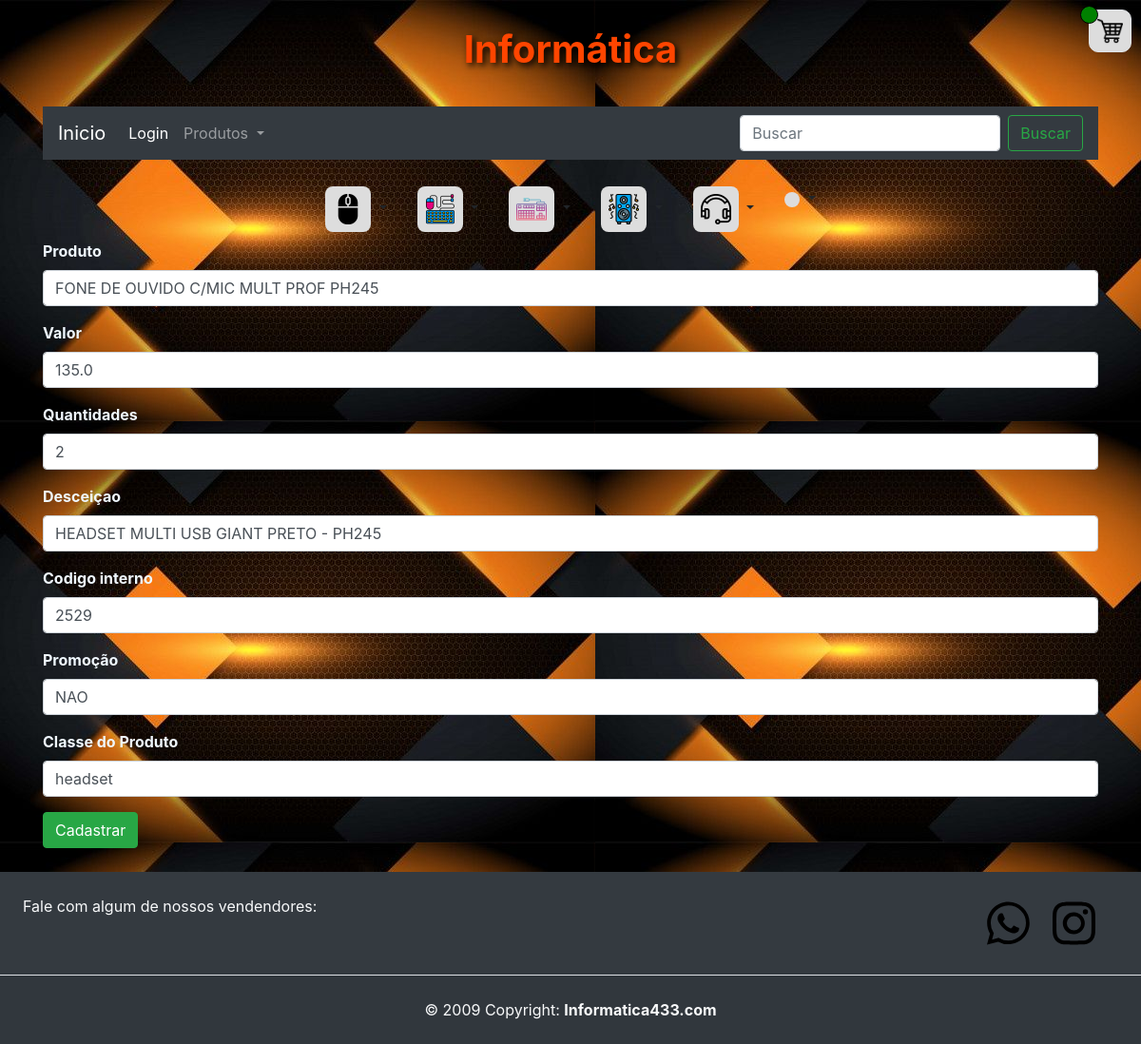
The app's page /editar_produto/59 (signed in), older data.
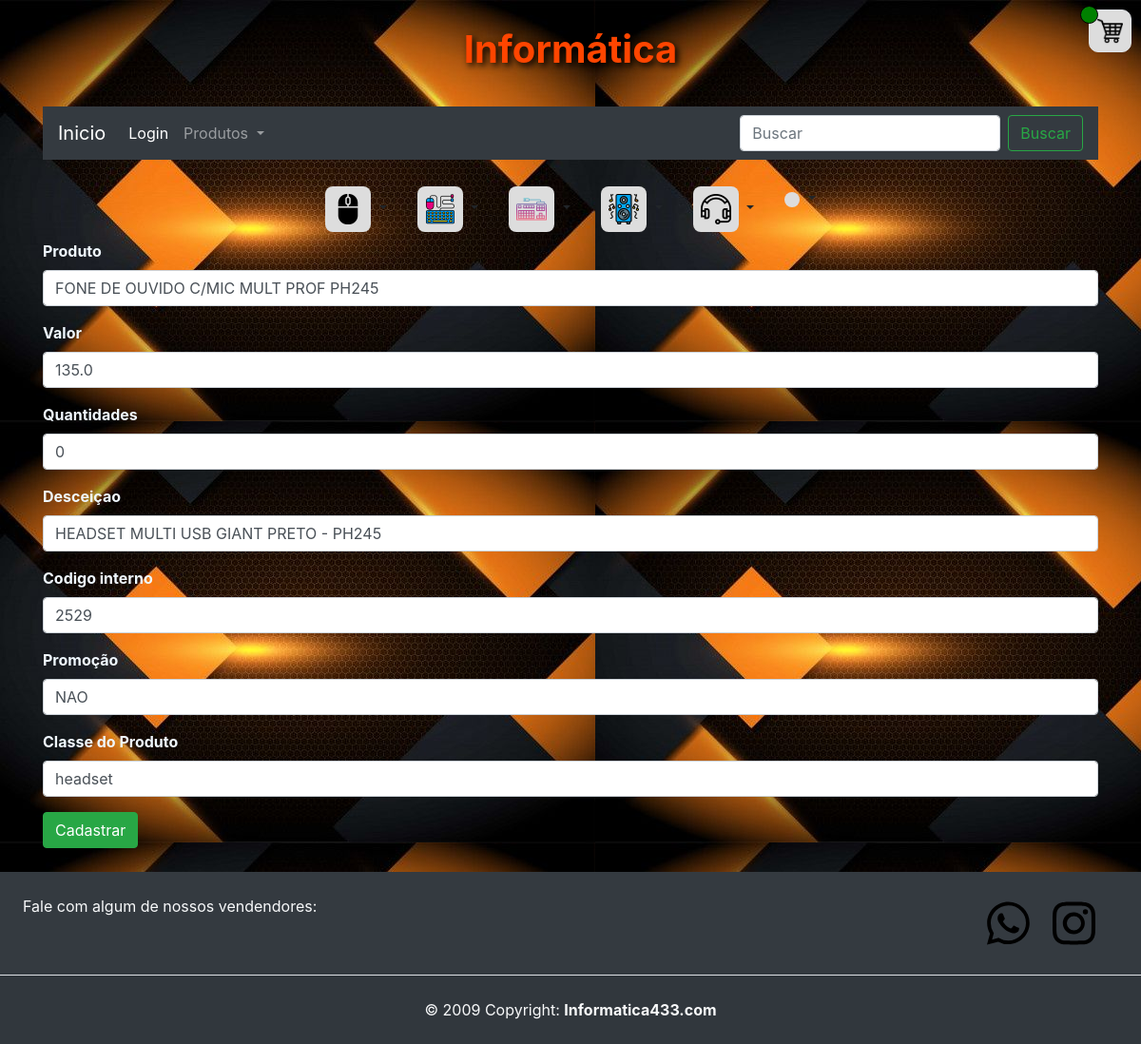
The same page, newer data.
### aulaGit/models.py (models this page shows)
class Produtos(models.Model):
    id = models.AutoField(primary_key=True)
    produto =  models.TextField(max_length=255)
    valor = models.FloatField()
    descricao = models.TextField(max_length=350)
    link_img = models.TextField(max_length=255)
    quantidades = models.IntegerField()
    classe =  models.TextField(max_length=255)
    codigo_interno = models.IntegerField()
    promocao = models.TextField(max_length=3)
    class Meta:
        ordering = ['classe','valor']

### aulaGit/views.py (the view)
# urls.py: path('editar_produto/<int:id>',views.editar_produto,name="editar_produto"),
@login_required(login_url='pagina_de_login')
def editar_produto(request,id):
    produto = Produtos.objects.get(id=id)
    return render(request,'pg_produtos/editar_produto.html',{"produto":produto,"id":id})

### aulaGit/templates/pg_produtos/editar_produto.html (shortened to what this page needs)
{% extends 'home.html' %}
{% block content %}
<div class="container">
    <form action="{% url 'editado_sucesso' %}" method="POST">
        <div class="mb-3">
            <label for="formText" class="form-label color-label label_text_imput">Produto</label>
            <input class="form-control" type="text" id="formFile" name="produto" required value="{{produto.produto}}">
        </div>
        <div class="mb-3">
            <label for="formText" class="form-label color-label label_text_imput">Valor</label>
            <input class="form-control" type="text" id="formFile" name="valor" required value="{{produto.valor}}">
        </div>
        <div class="mb-3">
            <label for="formText" class="form-label color-label label_text_imput">Quantidades</label>
            <input class="form-control" type="text" id="formFile" name="quantidade" required
                value="{{produto.quantidades}}">
        </div>
        <div class="mb-3">
            <label for="formText" class="form-label color-label label_text_imput">Desceiçao</label>
            <input class="form-control" type="text" id="formFile" name="descricao" required
                value="{{produto.descricao}}">
        </div>
        <div class="mb-3">
            <label for="formText" class="form-label color-label label_text_imput">Codigo interno</label>
            <input class="form-control" type="text" id="formFile" name="codigo_interno" required
                value="{{produto.codigo_interno}}">
        </div>
        <div class="mb-3">
            <label for="formText" class="form-label color-label label_text_imput">Promoção</label>
            <select class="form-control" id="formFile" name="promocao" required>
                <option selected value="{{produto.promocao}}">{{produto.promocao}}</option>
            </select>
        </div>
        <div class="mb-3">
            <label for="formText" class="form-label color-label label_text_imput">Classe do Produto</label>
            <select class="form-control" name="classe">
                <option value="{{produto.classe}}" selected>{{produto.classe}}</option>
            </select>
        </div>
        <button type="submit" class="btn btn-success">Cadastrar</button>
    </form>
</div>
{% endblock %}

### aulaGit/templates/home.html (shortened to what this page needs)
{% load static %}
<!DOCTYPE html>
<html lang="pt-br">
<head>
  <link rel="stylesheet" href="../static/svg">
  <link href="https://cdn.jsdelivr.net/npm/bootstrap@5.3.0/dist/css/bootstrap.min.css" rel="stylesheet"
>
  <link rel="stylesheet" href="https://cdn.jsdelivr.net/npm/bootstrap@4.0.0/dist/css/bootstrap.min.css"
>
  <link rel="stylesheet" href="{% static 'css/styler.css' %}">
  <link rel="stylesheet" href="{% static 'css/carro.css' %}">
</head>
<body class="bg-body">
  <header class="container d-flex flex-column my-3" style="height: 80px;">
    <h1 class="font-weight-bold h1" style="color: orangered; text-shadow:3px 3px 7px#000;">Informática</h1>
    <a href="/carrinho" class="car border ml-auto p-2"><img class="w-100" src="../static/img/carrinho.png" alt=""><span
        id="carro" class="qt"></span></a>
  </header>
  <div class="container" style="margin-bottom: 20px;">
    <nav class="navbar navbar-expand-lg navbar-dark bg-dark">
      <a class="navbar-brand" href="/">Inicio</a>
      <div class="collapse navbar-collapse" id="navbarSupportedContent">
        <ul class="navbar-nav mr-auto">
          <li class="nav-item active">
            <a class="nav-link" href="/pagina_de_login">Login<span class="sr-only">(current)</span></a>
          </li>
          <li class="nav-item dropdown">
            <a class="nav-link dropdown-toggle" href="#" id="navbarDropdown" role="button" data-toggle="dropdown"
              aria-haspopup="true" aria-expanded="false">
              Produtos
            </a>
          </li>
        </ul>
        <form class="form-inline my-2 my-lg-0" method="POST" action="{% url 'busca' %}">
          <input name="busca" class="form-control mr-sm-2" type="search" placeholder="Buscar" aria-label="Search">
          <button class="btn btn-outline-success my-2 my-sm-0" type="submit">Buscar</button>
        </form>
      </div>
    </nav>
  </div>
  <div class="container-fluid menu_img">
    <div class="dropdown">
      <a class="nav-link dropdown-toggle" href="#" id="navbarDropdown" data-toggle="dropdown"
        aria-haspopup="true" aria-expanded="false">
        <img class="img_menu" src="../static/img/menu/mouses.png" alt="">
      </a>
    </div>
    <div class="dropdown">
      <a class="nav-link dropdown-toggle" href="#" id="navbarDropdown" role="button" data-toggle="dropdown"
        aria-haspopup="true" aria-expanded="false">
        <img class="img_menu" src="../static/img/menu/teclado-e-mouse.png" alt="">
      </a>
    </div>
    <div class="dropdown">
      <a class="nav-link dropdown-toggle" href="#" id="navbarDropdown" role="button" data-toggle="dropdown"
        aria-haspopup="true" aria-expanded="false">
        <img class="img_menu" src="../static/img/menu/teclado.png" alt="">
      </a>
    </div>
    <div class="dropdown">
      <a class="nav-link dropdown-toggle" href="#" id="navbarDropdown" role="button" data-toggle="dropdown"
        aria-haspopup="true" aria-expanded="false">
        <img class="img_menu" src="../static/img/menu/caixas-de-som.png" alt="">
      </a>
    </div>
    <div class="dropdown">
      <a class="nav-link dropdown-toggle" href="#" id="navbarDropdown" role="button" data-toggle="dropdown"
        aria-haspopup="true" aria-expanded="false">
        <img class="img_menu" src="../static/img/menu/headset.png" alt="">
      </a>
    </div>
    <div class="dropdown">
      <a class="nav-link dropdown-toggle" href="#" id="navbarDropdown" role="button" data-toggle="dropdown"
        aria-haspopup="true" aria-expanded="false">
        <img class="img_menu" src="../static/img/menu/cadeira.png" alt="">
      </a>
    </div>
  </div>
  {% block content %}{% endblock %}
  <footer class="text-center text-lg-start bg-dark text-light" style="margin-top: 25px;">
    <section class="d-flex justify-content-center justify-content-lg-between p-4 border-bottom">
      <div class="me-5 d-none d-lg-block">
        <span>Fale com algum de nossos vendendores:</span>
      </div>
      <div class="d-flex">
        <a id="link_zap" href="" class="me-4 text-reset">
          <img class="" style="height: 60px; width: 45px;" src="../static/svg/whatsapp.svg" alt="">
        </a>
        <a href="https://instagram.com/novatekitz?igshid=MzRlODBiNWFlZA==" target="_blank" class="me-4 text-reset">
          <img class="" style="height: 60px; width: 45px;" src="../static/svg/instagram.svg" alt="">
        </a>
      </div>
    </section>
    <div class="text-center p-4" style="background-color: rgba(0, 0, 0, 0.05);">
      © 2009 Copyright:
      <a class="text-reset fw-bold" href="#">Informatica433.com</a>
    </div>
  </footer>
</body>
</html>

### static/css/styler.css (style rules this page uses)
.bg-body { background-image: url('../img/bg/bg.jpg') ; }
header { display:flex ; align-items:center; justify-content: center; }
.menu_img { display: flex; justify-content: center; flex-wrap: wrap; }
.img_menu { background: #ddd; height: 48px; width: auto; padding: 8px; border-radius: 8px; }
.form-label { font-weight: bold; }
.car { background-color: #ddd; width: 45px; transition:linear 1s; border-radius: 10px; position: fixed; right: 10px; top: 10px; z-index: 1; }
.qt { text-align: center; background-color: green; position: absolute; top: -5px; left: -10px; border: 1px solid; border-radius: 50px; color: #000; width: 19px; height: 19px; font-size: 12px; font-weight: bolder; }
.color-label { color: aliceblue; }

### static/css/carro.css (style rules this page uses)
label { color: white; }

Row changes from the older to the newer data that the page shows:
changed Produtos "FONE DE OUVIDO C/MIC MULT PROF PH245": quantidade "2" → "0"
